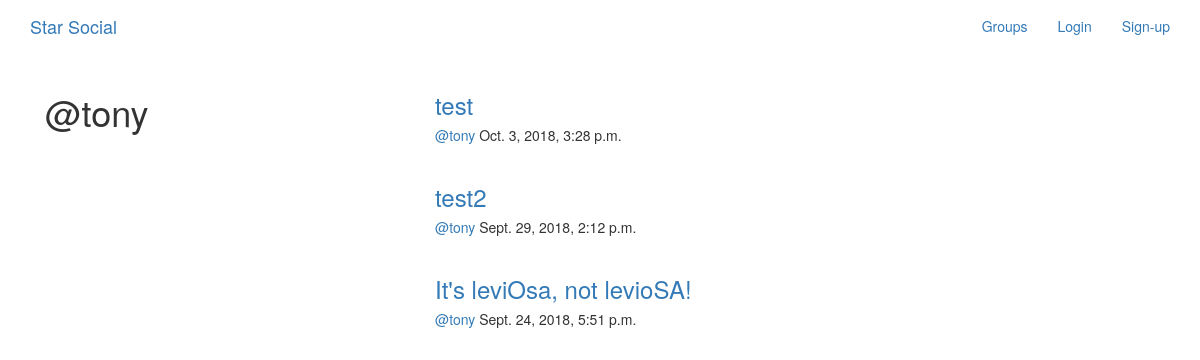
Screenshot of /posts/by/tony/7/ with the database file from the repository.
### posts/models.py (models this page shows, shortened)
class Post(models.Model):
    user = models.ForeignKey(User, related_name='posts', on_delete=models.CASCADE)
    created_at = models.DateTimeField(auto_now=True)
    message = models.TextField()
    message_html = models.TextField(editable=False)
    group = models.ForeignKey(Group, related_name='posts',
                                null=True, blank=True,
                                on_delete=models.CASCADE)
    class Meta:
        ordering = ['-created_at']
        unique_together = ['user', 'message']

### posts/views.py (the view)
# urls.py: re_path(r'^by/(?P<username>[-\w]+)', views.UserPosts.as_view(), name='for_user'),
class UserPosts(generic.ListView):
    model = models.Post
    template_name = 'posts/user_post_list.html'
    def get_queryset(self):
        try:
            self.post_user = User.objects.prefetch_related('posts').get(username__iexact=self.kwargs.get('username'))
        except User.DoesNotExist:
            raise Http404
        else:
            return self.post_user.posts.all()
    def get_context_data(self, **kwargs):
        context = super().get_context_data(**kwargs)
        context['post_user'] = self.post_user
        return context

### posts/templates/posts/user_post_list.html
{% extends "posts/post_base.html" %}
{% block prepost %}
  <div class="col-md-4">
    <h1>@{{post_user.username}}</h1>
  </div>
{% endblock %}
{% block post_content %}
  <div class="col-md-8">
    {% for post in post_list %}
      {% include "posts/_post.html" %}
    {% endfor %}
  </div>
{% endblock %}

### posts/templates/posts/_post.html (shortened to what this page needs)
<div class="post media">
  <a href="{% url 'posts:single' username=post.user.username pk=post.pk %}">
    <h3>{{post.message_html|safe}}</h3>
  </a>
  <div class="media-body">
    <h5 class="media-heading">
    <span class="username">
      <a href="{% url 'posts:for_user' username=post.user.username %}">
        @{{post.user.username}}
      </a>
    </span>
    <time class="time">
        {{post.created_at}}
    </time>
    </h5>
  </div>
</div>

### rows the page displays
Post: message_html "test", user.username "tony", created_at "Oct. 3, 2018, 3:28 p.m."
Post: message_html "test2", user.username "tony", created_at "Sept. 29, 2018, 2:12 p.m."
Post: message_html "It's leviOsa, not levioSA!", user.username "tony", created_at "Sept. 24, 2018, 5:51 p.m."

### other values shown
{{ post_user.username }} "tony"
